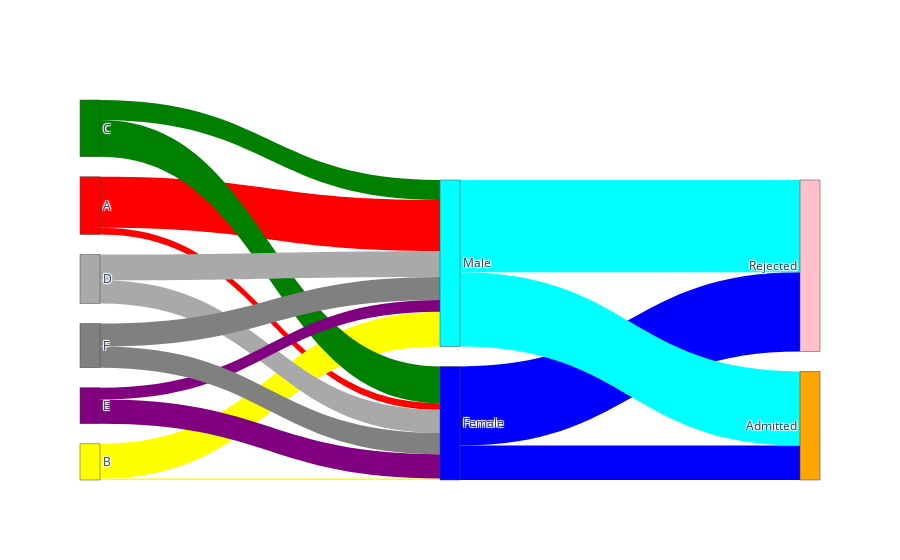

Notebook source saved alongside this figure:
### Markdown cell above
**Exercise:** In your own words, briefly explain what the flow_cols line is doing in the code above.

### Code cell
fig = go.Figure(data=[go.Sankey(
    node = dict(# Dictionary of variables to define our nodes
        color = lab_cols, # label colours
      label = label_list, # labels corresponding to indices in source and target vectors
    ),
    link = dict(# Dictionary of variables to define our links
        color = flow_cols, # flow colours
      source = sources, # indices correspond to labels, eg, 0 = Male, 1 = Female, 2 = A, ...
      target = targets, # same as above
      value = counts # value sets the flow volume for each connection
  ))])

fig.show()

### Figure 1 — Plotly figure (JSON) as saved in the notebook; plotly's stock layout.template omitted (floating-point values rounded to 4 significant figures)
{"data": [{"link": {"color": ["red", "red", "yellow", "yellow", "green", "green", "darkgrey", "darkgrey", "purple", "purple", "grey", "grey", "blue", "blue", "cyan", "cyan"], "source": [0, 0, 2, 2, 3, 3, 4, 4, 5, 5, 6, 6, 7, 7, 8, 8], "target": [7, 8, 7, 8, 7, 8, 7, 8, 7, 8, 7, 8, 1, 9, 1, 9], "value": [108, 825, 25, 560, 593, 325, 375, 417, 393, 191, 341, 373, 557, 1278, 1198, 1493]}, "node": {"color": ["red", "orange", "yellow", "green", "darkgrey", "purple", "grey", "blue", "cyan", "pink"], "label": ["A", "Admitted", "B", "C", "D", "E", "F", "Female", "Male", "Rejected"]}, "type": "sankey"}], "layout": {}}
